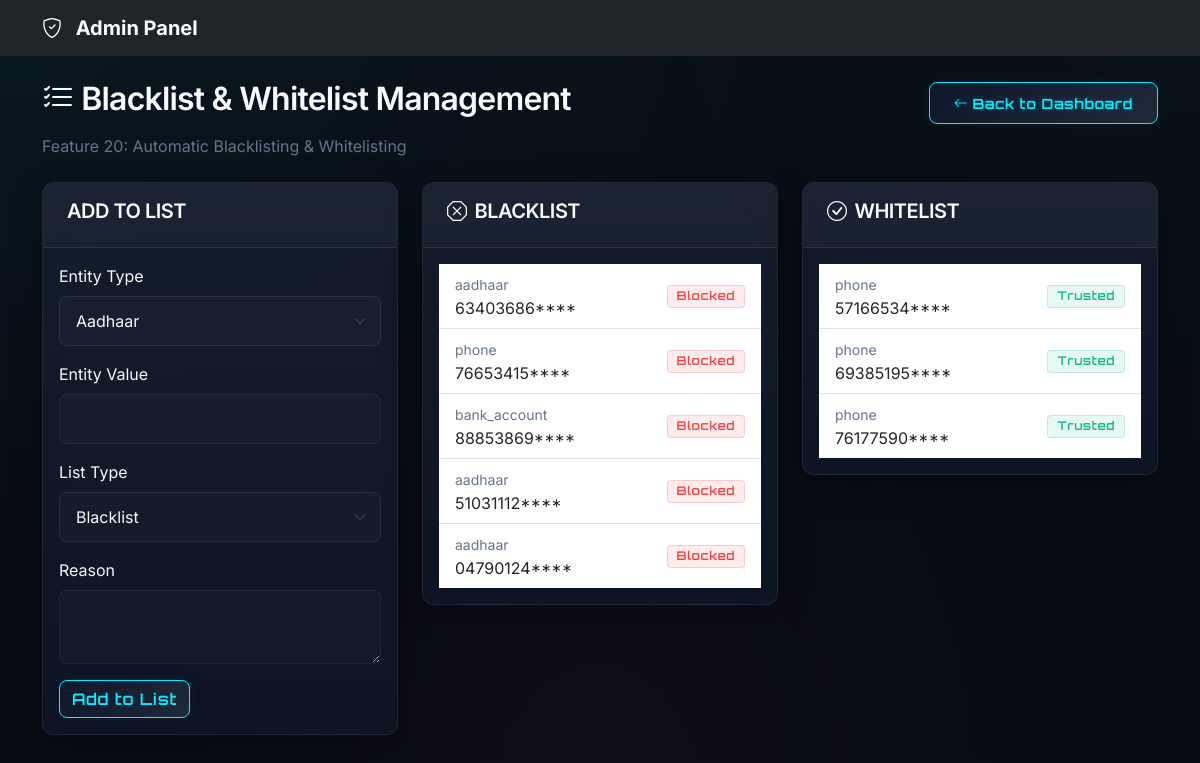
The page /admin/blacklist (signed in) on the database its author committed.
### tables this page shows
CREATE TABLE blacklist_whitelist (
            id INTEGER PRIMARY KEY AUTOINCREMENT,
            entity_type TEXT NOT NULL,
            entity_value TEXT NOT NULL,
            list_type TEXT NOT NULL,
            reason TEXT,
            added_by INTEGER,
            auto_added INTEGER DEFAULT 0,
            created_at TIMESTAMP DEFAULT CURRENT_TIMESTAMP,
            FOREIGN KEY (added_by) REFERENCES users (id)
        );

### app.py (the view)
@app.route('/admin/blacklist')
@admin_required
def manage_lists():
    conn = db.get_db_connection()
    blacklist = conn.execute('''
        SELECT * FROM blacklist_whitelist
        WHERE list_type = 'blacklist'
        ORDER BY created_at DESC
    ''').fetchall()
    whitelist = conn.execute('''
        SELECT * FROM blacklist_whitelist
        WHERE list_type = 'whitelist'
        ORDER BY created_at DESC
    ''').fetchall()
    conn.close()
    return render_template('admin/manage_lists.html',
                         blacklist=blacklist,
                         whitelist=whitelist)

### app.py (called while the page is built)
def admin_required(f):
    @wraps(f)
    def decorated_function(*args, **kwargs):
        if 'user_id' not in session:
            flash('Please log in to access this page.', 'warning')
            return redirect(url_for('login'))
        if session.get('role') != 'admin':
            flash('Admin access required.', 'error')
            return redirect(url_for('dashboard'))
        return f(*args, **kwargs)
    return decorated_function

### database.py (called while the page is built)
def get_db_connection():
    conn = sqlite3.connect(DATABASE)
    conn.row_factory = sqlite3.Row
    return conn

### templates/admin/manage_lists.html (shortened to what this page needs)
<!DOCTYPE html>
<html lang="en">
<head>
    <link href="https://cdn.jsdelivr.net/npm/bootstrap@5.3.0/dist/css/bootstrap.min.css" rel="stylesheet">
    <link rel="stylesheet" href="https://cdn.jsdelivr.net/npm/bootstrap-icons@1.11.0/font/bootstrap-icons.css">
    <link rel="stylesheet" href="{{ url_for('static', filename='css/style.css') }}">
</head>
<body>
    <nav class="navbar navbar-expand-lg navbar-dark bg-dark">
        <div class="container">
            <a class="navbar-brand" href="/">
                <i class="bi bi-shield-check me-2"></i>
                <strong>Admin Panel</strong>
            </a>
        </div>
    </nav>
    <div class="container mt-4">
        <div class="d-flex justify-content-between align-items-center mb-2">
            <h2><i class="bi bi-list-check me-2"></i>Blacklist & Whitelist Management</h2>
            <a href="/dashboard" class="btn btn-cyber btn-sm"><i class="bi bi-arrow-left me-1"></i>Back to Dashboard</a>
        </div>
        <p class="text-muted mb-4">Feature 20: Automatic Blacklisting & Whitelisting</p>
        <div class="row">
            <div class="col-md-4">
                <div class="card">
                    <div class="card-header">
                        <h5>Add to List</h5>
                    </div>
                    <div class="card-body">
                        <form method="POST" action="/admin/add-to-list">
                            <div class="mb-3">
                                <label class="form-label">Entity Type</label>
                                <select class="form-select" name="entity_type" required>
                                    <option value="aadhaar">Aadhaar</option>
                                </select>
                            </div>
                            <div class="mb-3">
                                <label class="form-label">Entity Value</label>
                                <input type="text" class="form-control" name="entity_value" required>
                            </div>
                            <div class="mb-3">
                                <label class="form-label">List Type</label>
                                <select class="form-select" name="list_type" required>
                                    <option value="blacklist">Blacklist</option>
                                </select>
                            </div>
                            <div class="mb-3">
                                <label class="form-label">Reason</label>
                                <textarea class="form-control" name="reason" rows="2" required></textarea>
                            </div>
                            <button type="submit" class="btn btn-primary">Add to List</button>
                        </form>
                    </div>
                </div>
            </div>
            <div class="col-md-4">
                <div class="card border-danger">
                    <div class="card-header bg-danger text-white">
                        <h5><i class="bi bi-x-octagon me-2"></i>Blacklist</h5>
                    </div>
                    <div class="card-body">
                        <ul class="list-group list-group-flush">
                            {% for item in blacklist %}
                            <li class="list-group-item d-flex justify-content-between align-items-center">
                                <div>
                                    <small class="text-muted">{{ item.entity_type }}</small><br>
                                    {{ item.entity_value[:8] }}****
                                </div>
                                <span class="badge bg-danger">Blocked</span>
                            </li>
                            {% endfor %}
                        </ul>
                    </div>
                </div>
            </div>
            <div class="col-md-4">
                <div class="card border-success">
                    <div class="card-header bg-success text-white">
                        <h5><i class="bi bi-check-circle me-2"></i>Whitelist</h5>
                    </div>
                    <div class="card-body">
                        <ul class="list-group list-group-flush">
                            {% for item in whitelist %}
                            <li class="list-group-item d-flex justify-content-between align-items-center">
                                <div>
                                    <small class="text-muted">{{ item.entity_type }}</small><br>
                                    {{ item.entity_value[:8] }}****
                                </div>
                                <span class="badge bg-success">Trusted</span>
                            </li>
                            {% endfor %}
                        </ul>
                    </div>
                </div>
            </div>
        </div>
    </div>
</body>
</html>

### static/css/style.css (style rules this page uses)
:root { --bg-primary: #080c14; --bg-secondary: #0f172a; --bg-card: rgba(15, 23, 42, 0.75); --border-color: rgba(255, 255, 255, 0.08); --border-glow-color: rgba(0, 240, 255, 0.15); --text-primary: #f8fafc; --text-secondary: #94a3b8; --text-muted: #64748b; --cyber-blue: #00f0ff; --cyber-blue-glow: rgba(0, 240, 255, 0.4); --emerald-green: #10b981; --emerald-glow: rgba(16, 185, 129, 0.4); --amber-gold: #f59e0b; --amber-glow: rgba(245, 158, 11, 0.4); --crimson-red: #ef4444; --crimson-glow: rgba(239, 68, 68, 0.4); --cyan-info: #06b6d4; --cyan-glow: rgba(6, 182, 212, 0.4); }
body { background-color: var(--bg-primary); background-image: radial-gradient(at 0% 0%, rgba(0, 240, 255, 0.05) 0px, transparent 50%), radial-gradient(at 100% 0%, rgba(16, 185, 129, 0.03) 0px, transparent 50%), radial-gradient(at 50% 100%, rgba(239, 68, 68, 0.03) 0px, transparent 50%); color: var(--text-primary); font-family: 'Inter', sans-serif; min-height: 100vh; display: flex; flex-direction: column; overflow-x: hidden; }
h1, h2, h3, h4, h5, h6 { font-weight: 600; letter-spacing: -0.025em; color: var(--text-primary); }
.btn-cyber { background: linear-gradient(135deg, #0f172a 0%, #1e293b 100%); border: 1px solid var(--cyber-blue); color: var(--cyber-blue) !important; font-family: 'Orbitron', sans-serif; font-weight: 600; letter-spacing: 0.05em; padding: 0.6rem 1.5rem; border-radius: 8px; transition: all 0.3s cubic-bezier(0.16, 1, 0.3, 1); text-shadow: 0 0 5px rgba(0, 240, 255, 0.3); box-shadow: 0 0 15px rgba(0, 240, 255, 0.05); }
.card { background: var(--bg-card) !important; backdrop-filter: blur(16px); -webkit-backdrop-filter: blur(16px); border: 1px solid var(--border-color) !important; color: var(--text-primary) !important; border-radius: 12px !important; box-shadow: 0 8px 32px 0 rgba(0, 0, 0, 0.3) !important; transition: all 0.3s cubic-bezier(0.16, 1, 0.3, 1); position: relative; overflow: hidden; }
.card::before { content: ''; position: absolute; top: 0; left: 0; width: 100%; height: 100%; background: linear-gradient(180deg, rgba(255, 255, 255, 0.03) 0%, rgba(255, 255, 255, 0) 100%); pointer-events: none; z-index: 1; }
.card-header { background: rgba(30, 41, 59, 0.4) !important; border-bottom: 1px solid var(--border-color) !important; color: var(--text-primary) !important; padding: 1rem 1.5rem; font-weight: 700; letter-spacing: 0.05em; text-transform: uppercase; }
.form-control, .form-select { background-color: rgba(30, 41, 59, 0.3) !important; border: 1px solid var(--border-color) !important; color: var(--text-primary) !important; border-radius: 8px !important; padding: 0.75rem 1rem !important; transition: all 0.25s ease !important; }
.btn-primary { background: linear-gradient(135deg, #0f172a 0%, #1e293b 100%) !important; border: 1px solid var(--cyber-blue) !important; color: var(--cyber-blue) !important; font-family: 'Orbitron', sans-serif; font-weight: 600; letter-spacing: 0.05em; border-radius: 8px; box-shadow: 0 0 15px rgba(0, 240, 255, 0.05) !important; transition: all 0.3s cubic-bezier(0.16, 1, 0.3, 1) !important; }
.badge { font-family: 'Orbitron', sans-serif; font-size: 0.75rem; font-weight: 600; letter-spacing: 0.05em; padding: 0.35em 0.75em !important; border-radius: 4px !important; border: 1px solid transparent !important; }
.badge.bg-success { background-color: rgba(16, 185, 129, 0.1) !important; color: var(--emerald-green) !important; border-color: rgba(16, 185, 129, 0.2) !important; }
.badge.bg-danger { background-color: rgba(239, 68, 68, 0.1) !important; color: var(--crimson-red) !important; border-color: rgba(239, 68, 68, 0.2) !important; }
.text-muted, .form-text { color: var(--text-muted) !important; }

### rows shown on the page
blacklist_whitelist: entity_type "aadhaar", entity_value "63403686"
blacklist_whitelist: entity_type "phone", entity_value "76653415"
blacklist_whitelist: entity_type "bank_account", entity_value "88853869"
blacklist_whitelist: entity_type "aadhaar", entity_value "51031112"
blacklist_whitelist: entity_type "aadhaar", entity_value "04790124"
blacklist_whitelist: entity_type "phone", entity_value "57166534"
blacklist_whitelist: entity_type "phone", entity_value "69385195"
blacklist_whitelist: entity_type "phone", entity_value "76177590"
